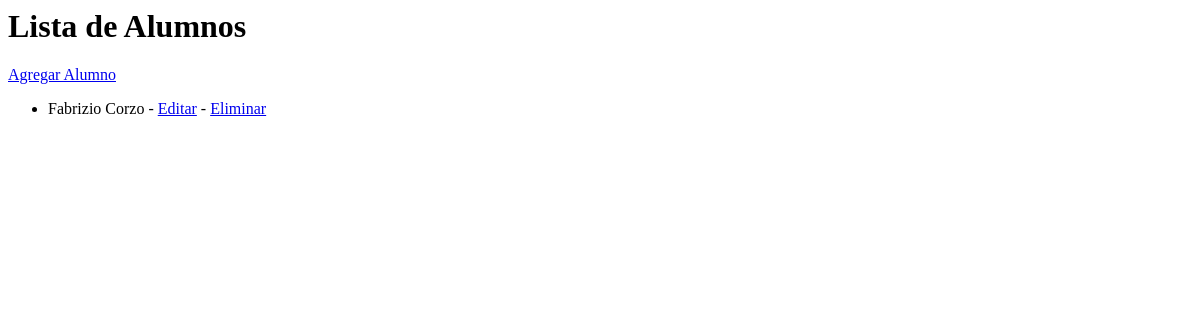
The app's page /alumnos/, older data.
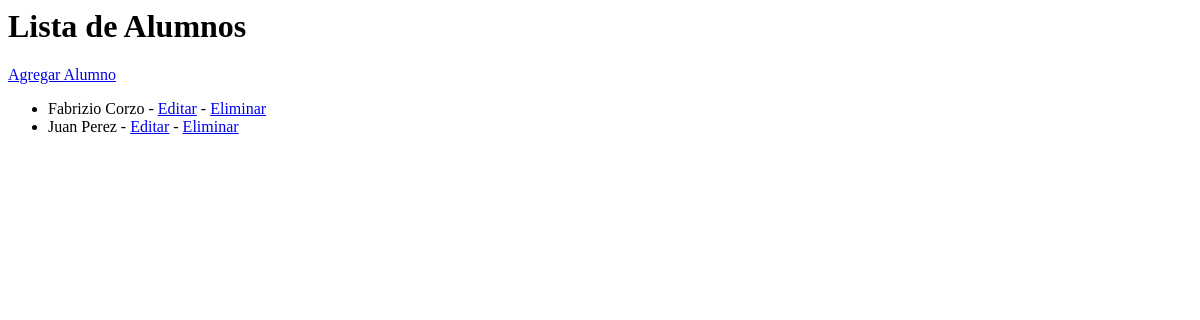
The same page, newer data.
### alumnos/models.py (models this page shows, shortened)
class Alumno(models.Model):
    nombre = models.CharField(max_length=255)
    documentoIdentidad = models.CharField(max_length=20, primary_key=True)
    curso = models.ForeignKey(Curso, on_delete=models.CASCADE, null=True)
    fecha_nacimiento = models.DateField(null=True, blank=True)

### alumnos/views.py (the view)
# urls.py: path('', alumno_list, name='alumno_list'),
def alumno_list(request):
    alumnos = Alumno.objects.all()
    return render(request, 'alumno_list.html', {'alumnos': alumnos})

### alumnos/templates/alumno_list.html
<h1>Lista de Alumnos</h1>
<a href="{% url 'alumno_create' %}">Agregar Alumno</a>
<ul>
    {% for alumno in alumnos %}
        <li>
            {{ alumno.nombre }} - <a href="{% url 'alumno_update' alumno.pk %}">Editar</a>
            - <a href="{% url 'alumno_delete' alumno.pk %}">Eliminar</a>
        </li>
    {% endfor %}
</ul>

Row changes from the older to the newer data that the page shows:
added Alumno: nombre "Juan Perez"
